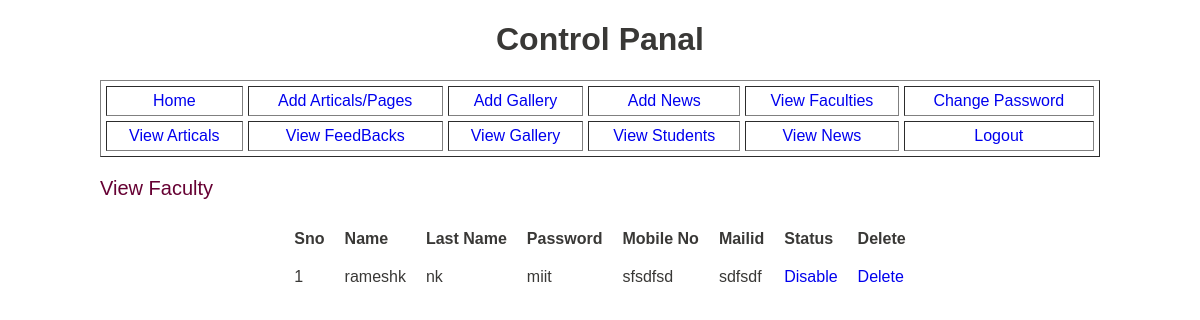
Page /admin/viewfaculties.php (signed in) on the committed database.
### tables this page shows
CREATE TABLE IF NOT EXISTS `faculty` (
  `id` int(10) NOT NULL AUTO_INCREMENT,
  `uname` varchar(100) NOT NULL,
  `lname` varchar(100) NOT NULL,
  `password` varchar(100) NOT NULL,
  `mno` varchar(100) NOT NULL,
  `mailid` varchar(100) NOT NULL,
  `status` int(10) NOT NULL DEFAULT '0',
  PRIMARY KEY (`id`)
);

### admin/viewfaculties.php (the view, shortened to what this page needs)
<?php include("session.php");
$f=mysql_query("select * from faculty");
?>
<!DOCTYPE html PUBLIC "-//W3C//DTD XHTML 1.0 Transitional//EN" "http://www.w3.org/TR/xhtml1/DTD/xhtml1-transitional.dtd">
<html xmlns="http://www.w3.org/1999/xhtml">
<head>
<link href="../style.css" type="text/css" rel="stylesheet" />
</head>
<body>
	<table cellpadding="0" cellspacing="0" align="center" width="1000" border="0">
			<tr>
					<td align="center"><h1>Control Panal</h1></td>
			</tr>
			<tr>
				<td><?php
				 if($_SESSION['type']==1) { include("admin_header.php"); }
				  ?></td>
			</tr>
			<tr>
					<td height="20"></td>
			</tr>
			<tr>
					<td class="pagetitle">View Faculty</td>
			</tr>
			<tr>
					<td height="20"></td>
			</tr>
			<tr>
				<td height="800" valign="top">
					<table cellpadding="10" cellspacing="0" align="center" border="0">
						<tr class="label">
						<td>Sno</td><td>Name</td><td>Last Name</td>
						<td>Password</td><td>Mobile No</td><td>Mailid</td><td>Status</td><td>Delete</td></tr>
						<?php
						$sno=1;
						while($rec=mysql_fetch_array($f))
						{
						?>
						<tr>
						<td><?php echo $sno; ?></td>
						<td><?php echo $rec[1];?></td>
						<td><?php echo $rec[2];?></td>
						<td><?php echo $rec[3];?></td>
						<td><?php echo $rec[4];?></td>
						<td><?php echo $rec[5];?></td>
						<td>
						<?php if($rec['status']==0) {?>
						<a href="viewfaculties.php?updateid=<?php echo $rec['id'];?>&setstatus=1">Enable</a>
						<?php } else {?>
						<a href="viewfaculties.php?updateid=<?php echo $rec['id'];?>&setstatus=0">Disable</a>
						<?php } ?>
						</td>
						<td><a href="viewfaculties.php?delid=<?php echo $rec[0];?>">Delete</a></td>
						</tr>
						<?php
						$sno++;
						}
						?>
					</table>
				</td>
			</tr>
	</table>
</body>
</html>

### style.css (style rules this page uses)
body { background-image:url(images/images.jpeg); margin:0px; font-family:Verdana, Arial, Helvetica, sans-serif; }
.pagetitle { font-size:20px; color:#660033; }
.label { font-size:16px; color:#660033; font-weight:bold; }
a { text-decoration:none; }
td { color:#393836; }

### rows in the picture
faculty: uname "rameshk", lname "nk", password "miit", mno "sfsdfsd", mailid "sdfsdf"
